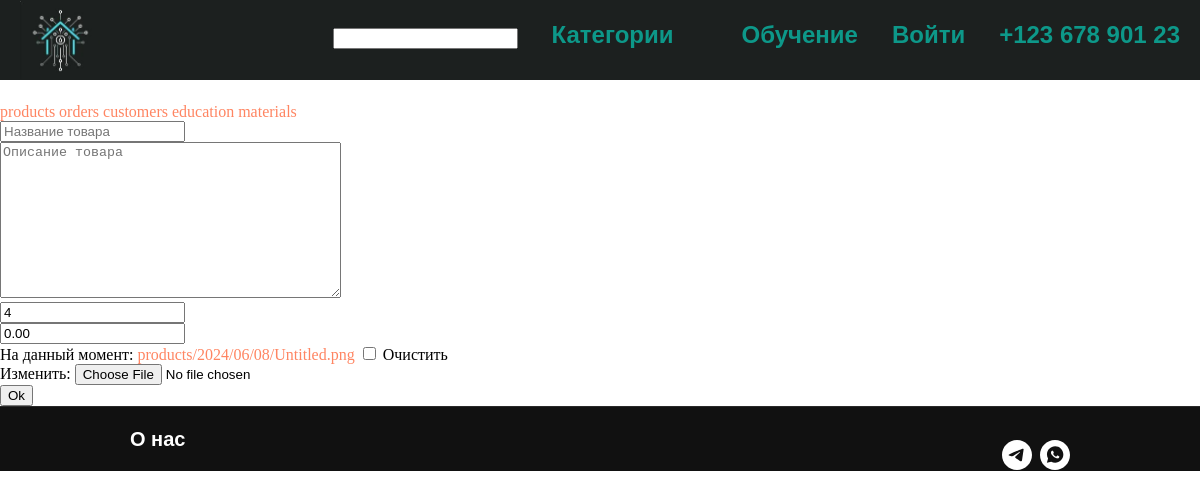
Before: /edit_product/8 with the older database file.
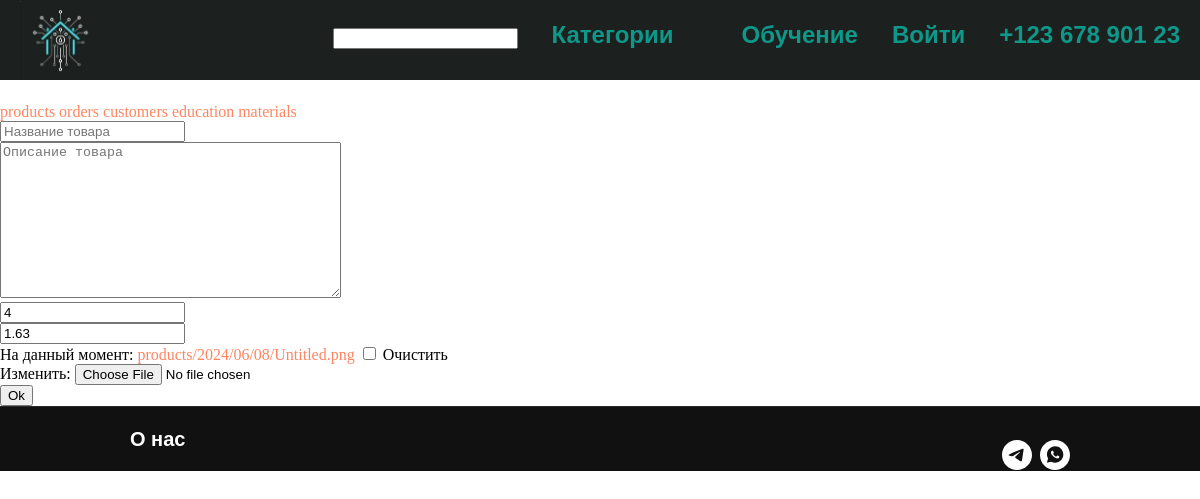
After: the same page with the newer database file.
### shop/models.py (models this page shows, shortened)
class Product(models.Model):
    name = models.CharField(
        max_length=200, unique=True, verbose_name='Наменование продукта'
        )
    slug = models.SlugField(
        max_length=200, unique=True, blank=True, null=True, verbose_name='URL'
        )
    image = models.ImageField(
        upload_to='products/%Y/%m/%d', blank=True, verbose_name='Изображение'
        )
    description = models.CharField(
        max_length=250, blank=True, null=True, verbose_name='Описание'
        )
    price = models.DecimalField(
        default=0.00, max_digits=10, decimal_places=2, verbose_name='Цена'
        )
    quantity = models.PositiveSmallIntegerField(
        default=0, verbose_name="Остаток"
        )
    attributes = models.TextField(
        max_length=1000, blank=True, null=True, verbose_name='Характеристики'
        )
    status = models.CharField(max_length=255, choices=STATUS, default='open')

### shop/views/alex.py (the view)
# urls.py: path('edit_product/<int:pk>',views.edit_product,name='edit_product'),
def edit_product(request,pk):
    product = Product.objects.get(pk=pk)
    form = ProductForm(request.POST or None,request.FILES or None,instance=product)
    if form.is_valid():
        form.save()
        return redirect('shop:products')
    return render(request, 'product_form.html', {'form': form})

### shop/forms.py
class ProductForm(forms.ModelForm):
    image = forms.ImageField(widget=forms.TextInput(
        attrs={"type": "image"}
    ))
    price = forms.DecimalField(
        max_digits=10, decimal_places=2
    )
    class Meta:
        model = Product
        fields = ["name", "slug", "image", "description", "price", "quantity", "attributes"]

### shop/templatetags/index.py (called while the page is built)
@register.filter
def split_url(addr, i):
    return addr.split(i)

### cms/templates/product_form.html (shortened to what this page needs)
{% extends 'layout.html' %}
{% block content_cms %}
    <div class="section">
        <div class="container">
            <div class="columns is-centered is-vcentered">
                <div class="column is-5">
                    <form class="box" method="post" enctype="multipart/form-data">
                        {% for field in form %}
                            <div class="field">
                                <div class="control">
                                    {{field}}
                                </div>
                            </div>
                        {% endfor %}
                        <button class="button is-success">Ok</button>
                    </form>
                </div>
            </div>
        </div>
    </div>
{% endblock %}

Changed rows visible on the page:
changed Product: price "0.00" → "1.63"
